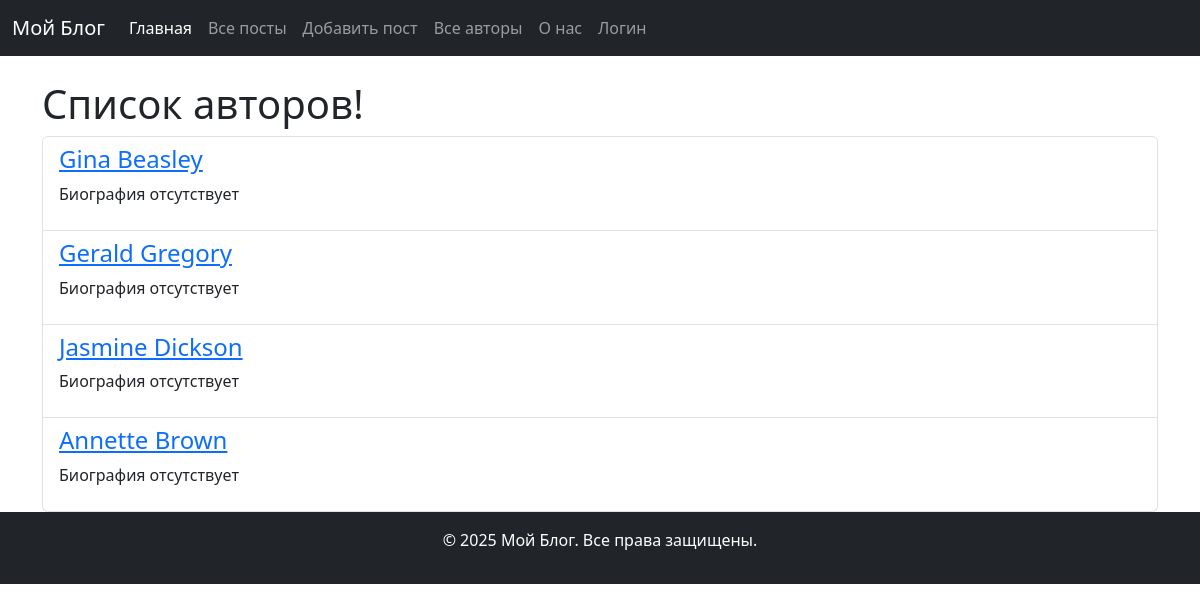
Screenshot of /authors/ with the database file from the repository.
### blog_app/models.py (models this page shows, shortened)
class Author(models.Model):
    name = models.CharField(max_length=100)
    user = models.OneToOneField(
        settings.AUTH_USER_MODEL,
        on_delete=models.CASCADE,
        related_name='author',
        null=True,
        blank=True,
        verbose_name='Пользователь'
    )

### blog_app/views.py (the view)
# urls.py: path('authors/', author_list, name='author_list'),
def author_list(request):
    authors = Author.objects.all()
    context = {
        'title': 'Список авторов',
        'authors': authors,
    }
    return render(request, 'blog_app/author_list.html', context=context)

### blog_app/templates/blog_app/author_list.html (shortened to what this page needs)
{% extends 'blog_app/base.html' %}
{% block content %}
    <h1>{{ title }}!</h1>
    <ul class="list-group">
        {% for author in authors %}
        <li class="list-group-item">
            <h4><a href="{% url 'author_posts' author.id %}">{{ author.name }}</a></h4>
            {% if author.profile %}
                <p>Биография: {{ author.profile.bio }}</p>
                <p>Вебсайт: <a href="{{ author.profile.website }}">{{ author.profile.website }}</a></p>
            {% else %}
                <p>Биография отсутствует</p>
            {% endif %}
        </li>
        {% empty %}
            <p>авторов нет</p>
        {% endfor %}
    </ul>
{% endblock %}

### rows the page displays
Author: name "Gina Beasley", shows "Биография отсутствует"
Author: name "Gerald Gregory", shows "Биография отсутствует"
Author: name "Jasmine Dickson", shows "Биография отсутствует"
Author: name "Annette Brown", shows "Биография отсутствует"

### other values shown
{{ title }} "Список авторов"
